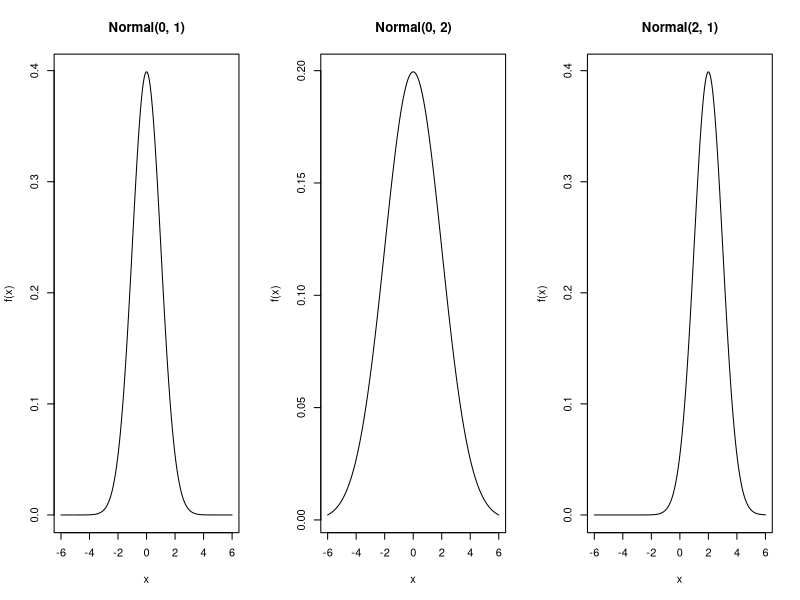

Write R code to recreate this figure.
x <- seq(-6, 6, length.out = 500)

pdf("normal_shapes.pdf", width = 7.5, height = 3.5)

par(mfrow = c(1, 3))

mu <- 0
sigma <- 1
y <- dnorm(x, mu, sigma)
plot(x, y,
    type = "l",
    lwd = 1,
    main = "Normal(0, 1)",
    xlab = "x",
    ylab = "f(x)"
)

mu <- 0
sigma <- 2
y <- dnorm(x, mu, sigma)
plot(x, y,
    type = "l",
    lwd = 1,
    main = "Normal(0, 2)",
    xlab = "x",
    ylab = "f(x)"
)

mu <- 2
sigma <- 1
y <- dnorm(x, mu, sigma)
plot(x, y,
    type = "l",
    lwd = 1,
    main = "Normal(2, 1)",
    xlab = "x",
    ylab = "f(x)"
)

dev.off()
